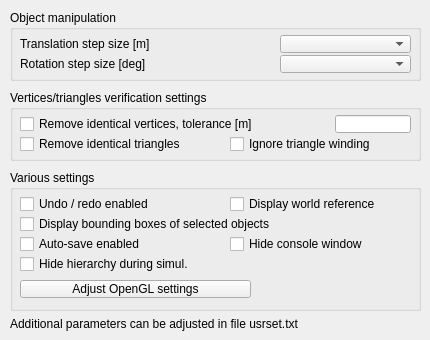
<?xml version="1.0" encoding="UTF-8"?>
<ui version="4.0">
 <class>CQDlgSettings</class>
 <widget class="QDialog" name="CQDlgSettings">
  <property name="geometry">
   <rect>
    <x>0</x>
    <y>0</y>
    <width>430</width>
    <height>340</height>
   </rect>
  </property>
  <property name="windowTitle">
   <string>User settings</string>
  </property>
  <property name="locale">
   <locale language="English" country="UnitedStates"/>
  </property>
  <widget class="QGroupBox" name="groupBox_2">
   <property name="geometry">
    <rect>
     <x>10</x>
     <y>10</y>
     <width>411</width>
     <height>71</height>
    </rect>
   </property>
   <property name="title">
    <string>Object manipulation</string>
   </property>
   <property name="flat">
    <bool>false</bool>
   </property>
   <widget class="QLabel" name="label">
    <property name="geometry">
     <rect>
      <x>10</x>
      <y>25</y>
      <width>251</width>
      <height>18</height>
     </rect>
    </property>
    <property name="text">
     <string>Translation step size [m]</string>
    </property>
   </widget>
   <widget class="QComboBox" name="translationStepSize">
    <property name="geometry">
     <rect>
      <x>270</x>
      <y>25</y>
      <width>131</width>
      <height>18</height>
     </rect>
    </property>
   </widget>
   <widget class="QLabel" name="label_2">
    <property name="geometry">
     <rect>
      <x>10</x>
      <y>45</y>
      <width>251</width>
      <height>18</height>
     </rect>
    </property>
    <property name="text">
     <string>Rotation step size [deg]</string>
    </property>
   </widget>
   <widget class="QComboBox" name="rotationStepSize">
    <property name="geometry">
     <rect>
      <x>270</x>
      <y>45</y>
      <width>131</width>
      <height>18</height>
     </rect>
    </property>
    <property name="frame">
     <bool>true</bool>
    </property>
   </widget>
  </widget>
  <widget class="QGroupBox" name="groupBox_3">
   <property name="geometry">
    <rect>
     <x>10</x>
     <y>90</y>
     <width>411</width>
     <height>71</height>
    </rect>
   </property>
   <property name="title">
    <string>Vertices/triangles verification settings</string>
   </property>
   <property name="flat">
    <bool>false</bool>
   </property>
   <widget class="QCheckBox" name="removeIdenticalVerticesCheckbox">
    <property name="geometry">
     <rect>
      <x>10</x>
      <y>25</y>
      <width>311</width>
      <height>18</height>
     </rect>
    </property>
    <property name="focusPolicy">
     <enum>Qt::StrongFocus</enum>
    </property>
    <property name="text">
     <string>Remove identical vertices, tolerance [m]</string>
    </property>
   </widget>
   <widget class="QLineEdit" name="removeIdenticalVerticesTolerance">
    <property name="geometry">
     <rect>
      <x>325</x>
      <y>25</y>
      <width>76</width>
      <height>18</height>
     </rect>
    </property>
   </widget>
   <widget class="QCheckBox" name="removeIdenticalTriangles">
    <property name="geometry">
     <rect>
      <x>10</x>
      <y>45</y>
      <width>221</width>
      <height>18</height>
     </rect>
    </property>
    <property name="focusPolicy">
     <enum>Qt::StrongFocus</enum>
    </property>
    <property name="text">
     <string>Remove identical triangles</string>
    </property>
   </widget>
   <widget class="QCheckBox" name="ignoreTriangleWinding">
    <property name="geometry">
     <rect>
      <x>220</x>
      <y>45</y>
      <width>191</width>
      <height>18</height>
     </rect>
    </property>
    <property name="focusPolicy">
     <enum>Qt::StrongFocus</enum>
    </property>
    <property name="text">
     <string>Ignore triangle winding</string>
    </property>
   </widget>
  </widget>
  <widget class="QGroupBox" name="groupBox_4">
   <property name="geometry">
    <rect>
     <x>10</x>
     <y>170</y>
     <width>411</width>
     <height>141</height>
    </rect>
   </property>
   <property name="title">
    <string>Various settings</string>
   </property>
   <property name="flat">
    <bool>false</bool>
   </property>
   <widget class="QCheckBox" name="worldReference">
    <property name="geometry">
     <rect>
      <x>220</x>
      <y>25</y>
      <width>191</width>
      <height>18</height>
     </rect>
    </property>
    <property name="focusPolicy">
     <enum>Qt::StrongFocus</enum>
    </property>
    <property name="text">
     <string>Display world reference</string>
    </property>
   </widget>
   <widget class="QCheckBox" name="boundingBoxDisplay">
    <property name="geometry">
     <rect>
      <x>10</x>
      <y>45</y>
      <width>391</width>
      <height>18</height>
     </rect>
    </property>
    <property name="focusPolicy">
     <enum>Qt::StrongFocus</enum>
    </property>
    <property name="text">
     <string>Display bounding boxes of selected objects</string>
    </property>
   </widget>
   <widget class="QCheckBox" name="undoRedo">
    <property name="geometry">
     <rect>
      <x>10</x>
      <y>25</y>
      <width>201</width>
      <height>18</height>
     </rect>
    </property>
    <property name="focusPolicy">
     <enum>Qt::StrongFocus</enum>
    </property>
    <property name="text">
     <string>Undo / redo enabled</string>
    </property>
   </widget>
   <widget class="QCheckBox" name="hideConsole">
    <property name="geometry">
     <rect>
      <x>220</x>
      <y>65</y>
      <width>191</width>
      <height>18</height>
     </rect>
    </property>
    <property name="focusPolicy">
     <enum>Qt::StrongFocus</enum>
    </property>
    <property name="text">
     <string>Hide console window</string>
    </property>
   </widget>
   <widget class="QCheckBox" name="qqAutoSave">
    <property name="geometry">
     <rect>
      <x>10</x>
      <y>65</y>
      <width>211</width>
      <height>18</height>
     </rect>
    </property>
    <property name="focusPolicy">
     <enum>Qt::StrongFocus</enum>
    </property>
    <property name="text">
     <string>Auto-save enabled</string>
    </property>
   </widget>
   <widget class="QToolButton" name="qqAdjustOpenGl">
    <property name="geometry">
     <rect>
      <x>10</x>
      <y>110</y>
      <width>231</width>
      <height>18</height>
     </rect>
    </property>
    <property name="focusPolicy">
     <enum>Qt::StrongFocus</enum>
    </property>
    <property name="text">
     <string>Adjust OpenGL settings</string>
    </property>
   </widget>
   <widget class="QCheckBox" name="qqHideHierarchy">
    <property name="geometry">
     <rect>
      <x>10</x>
      <y>85</y>
      <width>391</width>
      <height>18</height>
     </rect>
    </property>
    <property name="focusPolicy">
     <enum>Qt::StrongFocus</enum>
    </property>
    <property name="text">
     <string>Hide hierarchy during simul.</string>
    </property>
   </widget>
  </widget>
  <widget class="QLabel" name="label_3">
   <property name="geometry">
    <rect>
     <x>10</x>
     <y>315</y>
     <width>411</width>
     <height>18</height>
    </rect>
   </property>
   <property name="text">
    <string>Additional parameters can be adjusted in file usrset.txt</string>
   </property>
  </widget>
 </widget>
 <tabstops>
  <tabstop>translationStepSize</tabstop>
  <tabstop>rotationStepSize</tabstop>
  <tabstop>removeIdenticalVerticesCheckbox</tabstop>
  <tabstop>removeIdenticalVerticesTolerance</tabstop>
  <tabstop>removeIdenticalTriangles</tabstop>
  <tabstop>ignoreTriangleWinding</tabstop>
  <tabstop>undoRedo</tabstop>
  <tabstop>worldReference</tabstop>
  <tabstop>boundingBoxDisplay</tabstop>
  <tabstop>qqAutoSave</tabstop>
  <tabstop>hideConsole</tabstop>
  <tabstop>qqHideHierarchy</tabstop>
  <tabstop>qqAdjustOpenGl</tabstop>
 </tabstops>
 <resources/>
 <connections/>
</ui>
